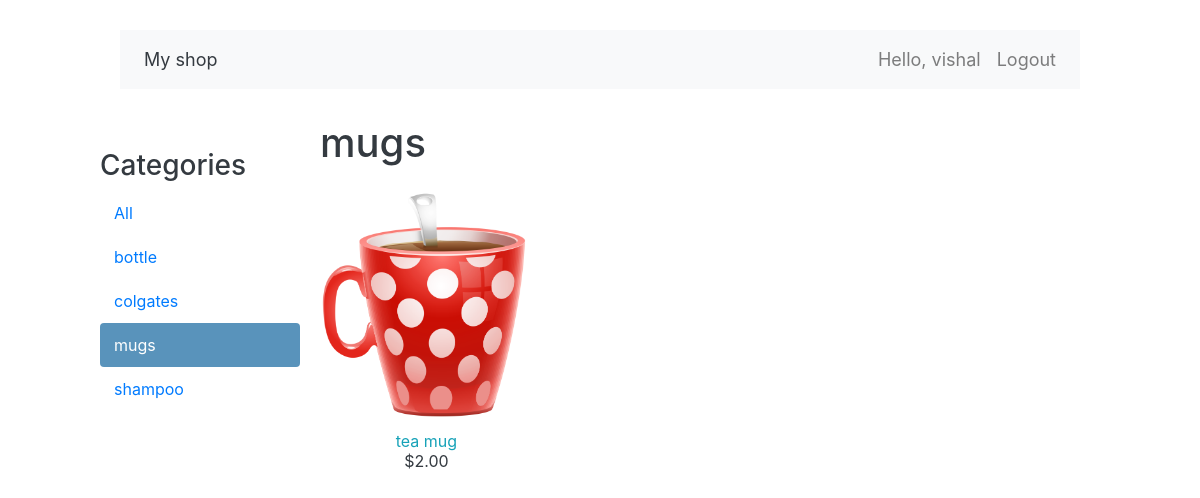
/mugs/ (signed in), run on the app's committed database.
### spm_ck/models.py (models this page shows, shortened)
class Category(models.Model):
    name = models.CharField(max_length=200,
                            db_index=True)
    slug = models.SlugField(max_length=200,
                            unique=True)
    class Meta:
        ordering = ('name',)
        verbose_name = 'category'
        verbose_name_plural = 'categories'
    def get_absolute_url(self):
            return reverse('spm_ck:product_list_by_category',
                           args=[self.slug])

class Product(models.Model):
    category = models.ForeignKey(Category,
                                 related_name='products',
                             on_delete=models.CASCADE)
    name = models.CharField(max_length=200, db_index=True)
    slug = models.SlugField(max_length=200, db_index=True)
    image = models.ImageField(upload_to='products/%Y/%m/%d',
                              blank=True)
    description = models.TextField(blank=True)
    price = models.DecimalField(max_digits=10, decimal_places=2)
    available = models.BooleanField(default=True)
    created = models.DateTimeField(auto_now_add=True)
    updated = models.DateTimeField(auto_now=True)
    class Meta:
        ordering = ('name',)
        index_together = (('id', 'slug'),)
    def get_absolute_url(self):
            return reverse('spm_ck:product_detail',
                           args=[self.id, self.slug])

### spm_ck/views.py (the view)
# urls.py: path('', views.product_list, name='product_list'),
@login_required(login_url='spm_ck:login')
def product_list(request, category_slug=None):
    category = None
    categories = Category.objects.all()
    products = Product.objects.filter(available=True)
    if category_slug:
        category = get_object_or_404(Category, slug=category_slug)
        products = products.filter(category=category)
    return render(request,
                  'spm_ck/product/list.html',
                  {'category': category,
                   'categories': categories,
                   'products': products})

### spm_ck/templates/spm_ck/product/list.html (shortened to what this page needs)
{% extends "spm_ck/base.html" %}
{% load static %}
{% block content %}
  <div id="sidebar" class="container text-dark">
    <h3>Categories</h3>
    <ul>
      <li {% if not category %}class="selected"{% endif %}>
        <a href="{% url 'spm_ck:product_list' %}">All</a>
      </li>
      {% for c in categories %}
        <li {% if category.slug == c.slug %}class="selected text-dark"{% endif %}>
          <a href="{{ c.get_absolute_url }}" class="ext-info">{{ c.name }}</a>
        </li>
      {% endfor %}
    </ul>
  </div>
  <div class="container text-dark"  >
    <div id="main" class="product-list">
      <h1>{% if category %}{{ category.name }}{% else %}Products{% endif %}</h1>
      {% for product in products %}
        <div class="item">
          <a href="{{ product.get_absolute_url }}">
            <img src="{% if product.image %}{{ product.image.url }}{% else %}{% static 'img/no_image.png' %}{% endif %}">
          </a>
          <a href="{{ product.get_absolute_url }}" class="text-info">{{ product.name }}</a><br>
          ${{ product.price }}
        </div>
      {% endfor %}
    </div>
{% endblock %}

### spm_ck/templates/spm_ck/base.html (shortened to what this page needs)
{% load static %}
<!DOCTYPE html>
<html>
<head>
  <link href="{% static 'css/base.css' %}" rel="stylesheet">
  <link rel="stylesheet" href="https://maxcdn.bootstrapcdn.com/bootstrap/4.0.0/css/bootstrap.min.css">
  <link href="https://cdn.jsdelivr.net/npm/bootstrap@5.0.0-beta1/dist/css/bootstrap.min.css" rel="stylesheet">
  <link rel="stylesheet" href="https://stackpath.bootstrapcdn.com/bootstrap/4.5.2/css/bootstrap.min.css">
  <link rel="stylesheet" href="https://maxcdn.bootstrapcdn.com/font-awesome/4.7.0/css/font-awesome.min.css">
</head>
<body>
  <div id="header" class="bs-example">
    <nav class="navbar navbar-expand-md navbar-light bg-light">
        <div class="collapse navbar-collapse" id="navbarCollapse">
            <div class="navbar-nav">
                <a href="/" class="nav-item nav-link brand-logo text-dark">My shop</a>
            </div>
            <div class="navbar-nav ml-auto">
                <span class="nav-item nav-link">Hello, {{request.user}}</span>
                <a href="{% url 'spm_ck:logout' %}" class="nav-item nav-link">Logout</a>
            </div>
        </div>
    </nav>
  </div>
  <div id="content">
    {% block content %}
    {% endblock %}
</body>
</html>

### spm_ck/static/css/base.css (style rules this page uses)
body { background-color: #ecf0f1 ; margin:0; padding:0; font-family:helvetica, sans-serif; }
h1, h2, h3, h4, h5 , h6 { font-family: 'Ubuntu', sans-serif; font-weight:normal; }
a { text-decoration:none; color:#5993bb; }
#header { padding:10px 100px; font-size:18px; overflow:auto; }
#content { padding:0 100px; overflow:hidden; }
#sidebar { width:220px; padding:30px 20px 0 0; float:left; }
#sidebar ul { margin:0; padding:0; }
#sidebar ul li { margin:0; list-style:none; padding:10px 14px; }
#sidebar ul li a { display:block; }
#sidebar ul li.selected { background:#5993bb; border-radius:4px; }
#sidebar ul li.selected a { color:#fff; }
#main { float:left; width: 96%; margin-right:-220px; overflow:hidden; }
.product-list .item { width:25%; padding:10px 20px 10px 0; float:left; text-align:center; line-height:1.2; }
.product-list .item img { width:100%; margin-bottom:8px; }

### spm_ck/templates/spm_ck/base.html (style rules this page uses)
.bs-example { margin: 20px; }

### data on the page
Category: name "bottle"
Category: name "colgates"
Category: name "mugs"
Category: name "shampoo"
Product: image (picture), name "tea mug", price "2.00"

### other printed values
{{ request.user }} "vishal"
